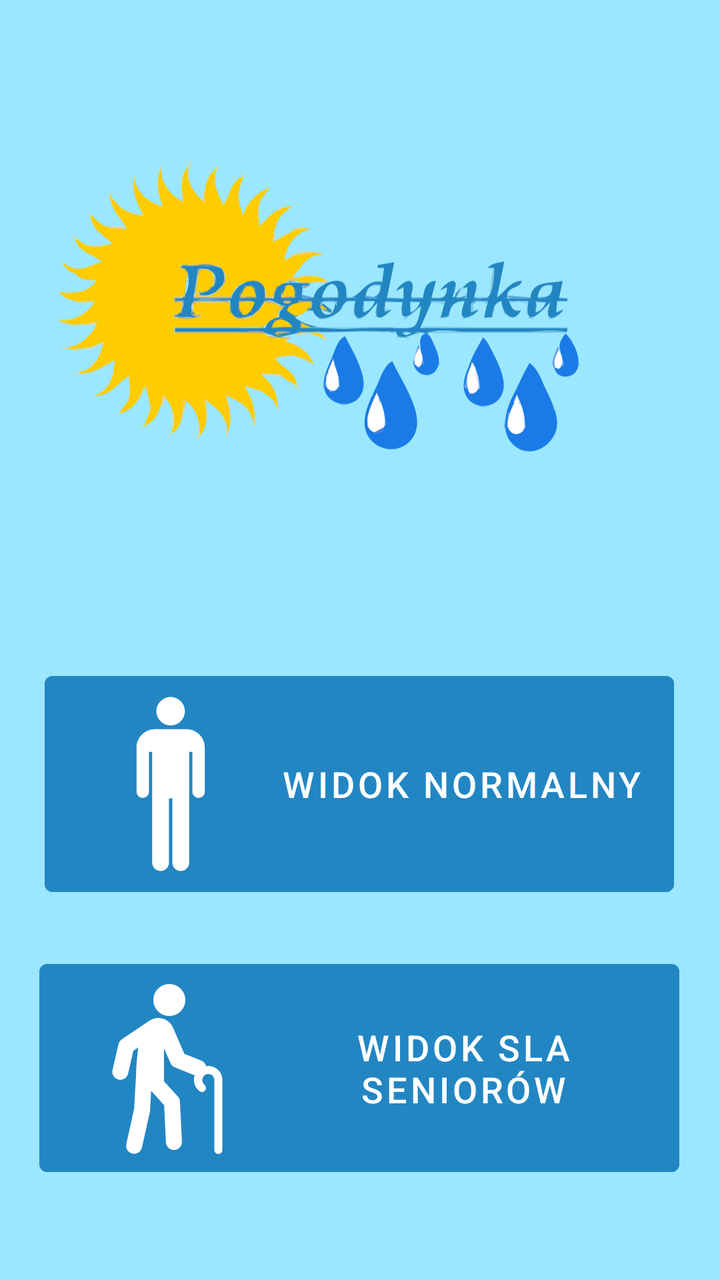
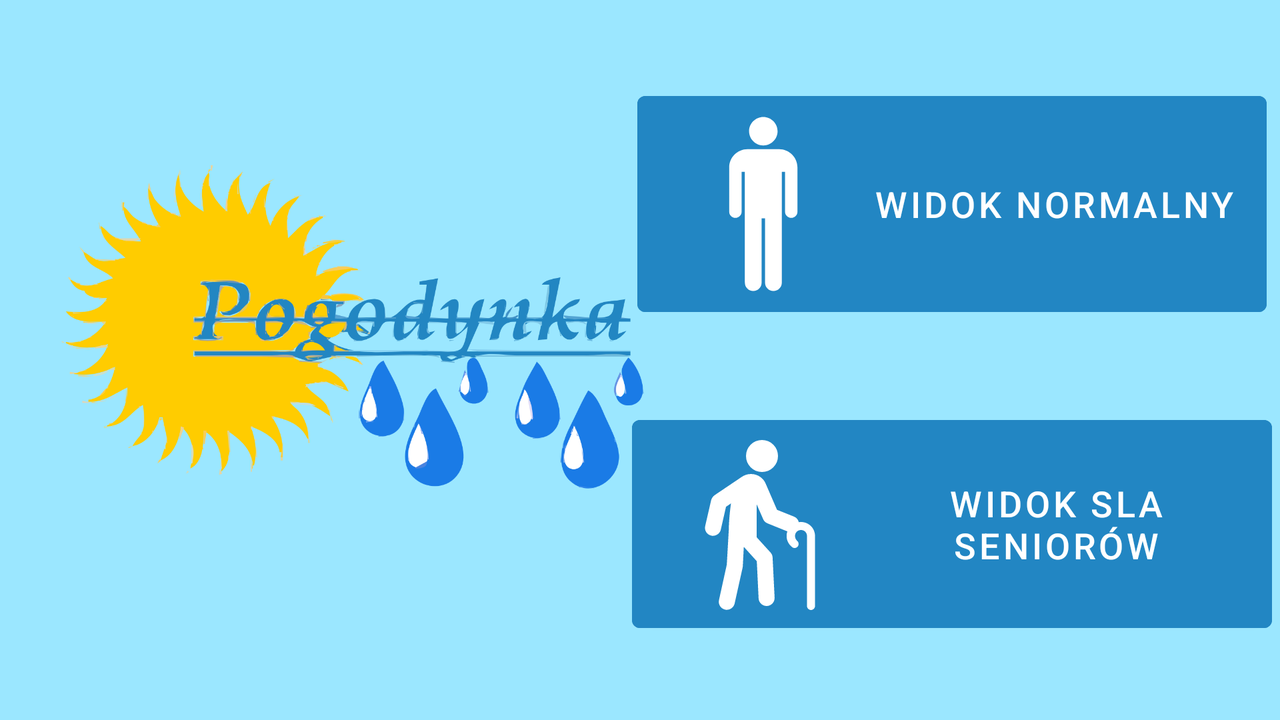

One screen, two layout resources from the same app: the default and the repository's alternative for another configuration. Each is rendered where Android would select it; the XML of both is given below.
<!-- AndroidManifest.xml: application theme Theme.Pogodynka -->
<!-- res/layout/fragment_main.xml -->
<?xml version="1.0" encoding="utf-8"?>
<androidx.constraintlayout.widget.ConstraintLayout xmlns:android="http://schemas.android.com/apk/res/android"
    xmlns:app="http://schemas.android.com/apk/res-auto"
    xmlns:tools="http://schemas.android.com/tools"
    android:layout_width="match_parent"
    android:layout_height="match_parent"
    android:background="#9be7ff">

    <ImageView
        android:id="@+id/imageView"
        android:layout_width="wrap_content"
        android:layout_height="wrap_content"
        android:layout_marginTop="4dp"
        android:contentDescription="TODO"
        app:layout_constraintBottom_toTopOf="@+id/buttonNormal"
        app:layout_constraintEnd_toEndOf="parent"
        app:layout_constraintHorizontal_bias="0.0"
        app:layout_constraintStart_toStartOf="parent"
        app:layout_constraintTop_toTopOf="parent"
        app:srcCompat="@drawable/ic_logo"
        tools:srcCompat="@drawable/ic_logo" />

    <Button
        android:id="@+id/buttonNormal"
        android:layout_width="wrap_content"
        android:layout_height="wrap_content"
        android:layout_marginBottom="24dp"
        android:backgroundTint="#2286c3"
        android:text="@string/button_1"
        android:textSize="18sp"
        app:icon="@drawable/ic_person"
        app:layout_constraintBottom_toTopOf="@+id/buttonSenior"
        app:layout_constraintEnd_toEndOf="parent"
        app:layout_constraintHorizontal_bias="0.496"
        app:layout_constraintStart_toStartOf="parent" />

    <Button
        android:id="@+id/buttonSenior"
        android:layout_width="wrap_content"
        android:layout_height="wrap_content"
        android:layout_marginBottom="48dp"
        android:backgroundTint="#2286c3"
        android:text="@string/button_2"

        android:textSize="18sp"
        app:icon="@drawable/ic_oldperson"
        app:layout_constraintBottom_toBottomOf="parent"
        app:layout_constraintEnd_toEndOf="parent"
        app:layout_constraintHorizontal_bias="0.495"
        app:layout_constraintStart_toStartOf="parent" />
</androidx.constraintlayout.widget.ConstraintLayout>
<!-- resources referenced by this layout -->
<resources>
  <!-- drawable ic_logo: vector/xml drawable (drawable, 92856 chars, omitted) -->
  <!-- drawable ic_oldperson (drawable) -->
  <vector xmlns:android="http://schemas.android.com/apk/res/android"
      android:width="96dp"
      android:height="96dp"
      android:viewportWidth="96"
      android:viewportHeight="96">
    <path
        android:fillColor="#FF000000"
        android:pathData="M68.5,47C68.1,47 67.8,47 67.4,47.1C67.1,45.9 66.3,44.8 65,44.3L56.5,40.9L51,28.2L51,28.2C49.9,25.2 47,23 43.5,23C41.7,23 40.1,23.6 38.8,24.5L38.8,24.5L25.3,33.6C24.5,34.2 23.9,35 23.6,36L20.6,49C20.1,51.2 21.4,53.3 23.6,53.8C23.9,53.9 24.2,53.9 24.5,53.9C26.3,53.9 28,52.6 28.4,50.8L31,39.4L33.5,37.7C32.5,44.5 32.4,49.9 32.4,50.8L31.4,68.3L27.5,86C27,88.2 28.4,90.3 30.5,90.8C30.8,90.9 31.1,90.9 31.4,90.9C33.2,90.9 34.9,89.6 35.3,87.8L39.3,69.8C39.3,69.6 39.4,69.4 39.4,69.2L39.9,59.4L46.4,66.6L47.3,85.2C47.4,87.3 49.2,89 51.3,89C51.4,89 51.4,89 51.5,89C53.7,88.9 55.4,87 55.3,84.8L54.3,64.8C54.3,63.9 53.9,63 53.3,62.3L46.3,54.6L46.3,38.4C46.3,38.4 46.4,38.4 46.4,38.3L49.6,45.6C50,46.6 50.8,47.3 51.8,47.7L61.7,51.7C61.4,52.4 61.3,53.2 61.3,54C61.3,56.2 62.3,58.1 63.9,59.4C63.9,59.4 64,59.5 64,59.5C64.3,59.8 64.8,60 65.3,60C66.4,60 67.3,59.1 67.3,58C67.3,57.3 67,56.7 66.5,56.4C66,55.8 65.5,55 65.5,54C65.5,52.3 66.8,51 68.5,51C70.2,51 71.5,52.3 71.5,54L71.5,60.3L71.5,63L71.5,89C71.5,90.1 72.4,91 73.5,91C74.6,91 75.5,90.1 75.5,89L75.5,54C75.5,50.1 72.4,47 68.5,47Z"/>
    <path
        android:fillColor="#FF000000"
        android:pathData="M49,14m-8,0a8,8 0,1 1,16 0a8,8 0,1 1,-16 0"/>
  </vector>
  <!-- drawable ic_person (drawable) -->
  <vector android:height="100.09309dp" android:viewportHeight="132.243"
      android:viewportWidth="124.189" android:width="94dp" xmlns:android="http://schemas.android.com/apk/res/android">
      <path android:fillColor="#FF000000"
          android:pathData="m62.096,8.586c-5.208,0 -9.424,4.219 -9.424,9.426 0.001,5.203 4.217,9.424 9.424,9.424 5.202,0 9.422,-4.221 9.422,-9.424 0,-5.208 -4.22,-9.426 -9.422,-9.426zM51.686,29.854c-6.672,0 -12.131,5.407 -12.131,12.07v29.23c0,2.275 1.791,4.123 4.07,4.123 2.28,0 4.127,-1.846 4.127,-4.123v-26.355h2.102s0.048,68.811 0.048,73.331c0,3.05 2.478,5.53 5.532,5.53 3.052,0 5.525,-2.48 5.525,-5.53v-42.581h2.27v42.581c0,3.05 2.473,5.53 5.531,5.53 3.054,0 5.549,-2.48 5.549,-5.53v-73.331h2.127v26.355c0,2.275 1.85,4.123 4.126,4.123 2.28,0 4.073,-1.846 4.073,-4.123v-29.23c0,-6.663 -5.463,-12.07 -12.129,-12.07h-20.82z" android:strokeWidth="1.25"/>
  </vector>
  <string name="button_1">Widok normalny</string>
  <string name="button_2">Widok sla seniorów</string>
  <style name="Theme.Pogodynka" parent="Theme.MaterialComponents.DayNight.DarkActionBar">
          
          <item name="colorPrimary">@color/purple_500</item>
          <item name="colorPrimaryVariant">@color/purple_700</item>
          <item name="colorOnPrimary">@color/white</item>
          
          <item name="colorSecondary">@color/teal_200</item>
          <item name="colorSecondaryVariant">@color/teal_700</item>
          <item name="colorOnSecondary">@color/black</item>
          
          <item name="android:statusBarColor" tools:targetApi="l">?attr/colorPrimaryVariant</item>
          
      </style>
</resources>
<!-- res/layout-land/fragment_main.xml (the repository's variant of the layout above) -->
<!-- drawn on the phone turned sideways -->
<?xml version="1.0" encoding="utf-8"?>
<androidx.constraintlayout.widget.ConstraintLayout xmlns:android="http://schemas.android.com/apk/res/android"
    xmlns:app="http://schemas.android.com/apk/res-auto"
    xmlns:tools="http://schemas.android.com/tools"
    android:layout_width="match_parent"
    android:layout_height="match_parent"
    android:background="#9be7ff">

    <ImageView
        android:id="@+id/imageView"
        android:layout_width="400dp"
        android:layout_height="400dp"
        android:contentDescription="TODO"
        app:layout_constraintBottom_toBottomOf="parent"
        app:layout_constraintEnd_toEndOf="parent"
        app:layout_constraintHorizontal_bias="0.0"
        app:layout_constraintStart_toStartOf="parent"
        app:layout_constraintTop_toTopOf="parent"
        app:srcCompat="@drawable/ic_logo"
        tools:srcCompat="@drawable/ic_logo" />

    <Button
        android:id="@+id/buttonNormal"
        android:layout_width="wrap_content"
        android:layout_height="wrap_content"
        android:backgroundTint="#2286c3"
        android:text="@string/button_1"
        android:textSize="18sp"
        app:icon="@drawable/ic_person"
        app:layout_constraintBottom_toTopOf="@+id/buttonSenior"
        app:layout_constraintEnd_toEndOf="@+id/buttonSenior"
        app:layout_constraintStart_toStartOf="@+id/buttonSenior"
        app:layout_constraintTop_toTopOf="parent" />

    <Button
        android:id="@+id/buttonSenior"
        android:layout_width="wrap_content"
        android:layout_height="wrap_content"
        android:layout_marginEnd="4dp"

        android:layout_marginBottom="40dp"
        android:backgroundTint="#2286c3"
        android:text="@string/button_2"
        android:textSize="18sp"
        app:icon="@drawable/ic_oldperson"
        app:layout_constraintBottom_toBottomOf="parent"
        app:layout_constraintEnd_toEndOf="parent" />
</androidx.constraintlayout.widget.ConstraintLayout>
